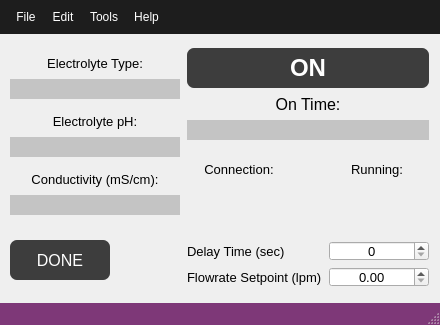
<?xml version="1.0" encoding="UTF-8"?>
<ui version="4.0">
 <class>Window_PumpControl</class>
 <widget class="QMainWindow" name="Window_PumpControl">
  <property name="geometry">
   <rect>
    <x>0</x>
    <y>0</y>
    <width>440</width>
    <height>325</height>
   </rect>
  </property>
  <property name="minimumSize">
   <size>
    <width>440</width>
    <height>325</height>
   </size>
  </property>
  <property name="windowTitle">
   <string>Window Pump Control</string>
  </property>
  <property name="styleSheet">
   <string notr="true">QMenuBar{
background-color:#1d1d1d;
padding:5px;
	font: 12pt &quot;MS Shell Dlg 2&quot;;
}

QMenuBar::item{
background-color:#1d1d1d;
color:#fff;
padding:5px;

}

QMenu{
color:#fff;
padding:0;
}

QMenu::item:selected{
color:#fff;
background-color:#00aba9;
}

QTableWidget{
background-color:#3d3d3d;
color:#fff;
  selection-background-color: #da532c;
border:solid;
border-width:3px;
border-color:#da532c;
}
QHeaderView::section{
background-color:qlineargradient(spread:pad, x1:0, y1:0, x2:1, y2:0, stop:0 rgba(20, 158, 217, 255), stop:1 rgba(36, 158, 217, 255));
border:none;
border-top-style:solid;
border-width:1px;
border-top-color:qlineargradient(spread:pad, x1:0, y1:0, x2:1, y2:0, stop:0 rgba(20, 158, 217, 255), stop:1 rgba(36, 158, 217, 255));
color:#fff;

}
QHeaderView{
background-color:qlineargradient(spread:pad, x1:0, y1:0, x2:1, y2:0, stop:0 rgba(20, 158, 217, 255), stop:1 rgba(36, 158, 217, 255));

border:none;
border-top-style:solid;
border-width:1px;
border-top-color:#149ED9;
color:#fff;
	font: 75 12pt &quot;Calibri&quot;;
}

QTableCornerButton::section{
border:none;
background-color:#149ED9;
}

QListWidget{
background-color:#3d3d3d;
color:#fff;
}

QMenu{
background-color:#3d3d3d;
}
QStatusBar{
background-color:#7e3878;
color:#fff;
}

QPushButton{
border-style:solid;
background-color:#3d3d3d;
color:#fff;
border-radius:7px;
}

QPushButton:disabled {
background-color: rgb(204, 0, 0);
}

QPushButton:hover{
color:#ccc;
	background-color: qlineargradient(spread:pad, x1:0.517, y1:0, x2:0.517, y2:1, stop:0 rgba(45, 45, 45, 255), stop:0.505682 rgba(45, 45, 45, 255), stop:1 rgba(29, 29, 29, 255));
	border-color:#2d89ef;
border-width:2px;
}

QPushButton:pressed{
background-color: qlineargradient(spread:pad, x1:0.517, y1:0, x2:0.517, y2:1, stop:0 rgba(29, 29, 29, 255), stop:0.505682 rgba(45, 45, 45, 255), stop:1 rgba(29, 29, 29, 255));
}


QTabWidget::tab{
background-color:#3d3d3d;
}

QLineEdit{
border-radius:1px solid red;
background-color:#c4c4c4;
}

QProgressBar{
border-radius:0;
text-align:center;
color:#fff;
background-color:transparent;
border: 2px solid #e3a21a;
border-radius:7px;
	font: 75 12pt &quot;Open Sans&quot;;

}

QProgressBar::chunk{
background-color:#2d89ef;
width:20px;
}</string>
  </property>
  <widget class="QWidget" name="centralwidget">
   <layout class="QGridLayout" name="gridLayout_7">
    <item row="0" column="0">
     <layout class="QGridLayout" name="gridLayout_5">
      <item row="0" column="0">
       <layout class="QGridLayout" name="gridLayout_4">
        <item row="0" column="0">
         <widget class="QLabel" name="label_Electrolyte">
          <property name="sizePolicy">
           <sizepolicy hsizetype="Fixed" vsizetype="Fixed">
            <horstretch>0</horstretch>
            <verstretch>0</verstretch>
           </sizepolicy>
          </property>
          <property name="minimumSize">
           <size>
            <width>170</width>
            <height>20</height>
           </size>
          </property>
          <property name="maximumSize">
           <size>
            <width>170</width>
            <height>20</height>
           </size>
          </property>
          <property name="font">
           <font>
            <pointsize>10</pointsize>
           </font>
          </property>
          <property name="text">
           <string>Electrolyte Type:</string>
          </property>
          <property name="alignment">
           <set>Qt::AlignCenter</set>
          </property>
         </widget>
        </item>
        <item row="1" column="0">
         <widget class="QLineEdit" name="lineEdit_Electrolyte">
          <property name="minimumSize">
           <size>
            <width>170</width>
            <height>20</height>
           </size>
          </property>
          <property name="maximumSize">
           <size>
            <width>170</width>
            <height>20</height>
           </size>
          </property>
          <property name="font">
           <font>
            <pointsize>10</pointsize>
           </font>
          </property>
          <property name="alignment">
           <set>Qt::AlignCenter</set>
          </property>
          <property name="readOnly">
           <bool>true</bool>
          </property>
         </widget>
        </item>
       </layout>
      </item>
      <item row="1" column="0">
       <layout class="QGridLayout" name="gridLayout_3">
        <item row="0" column="0">
         <widget class="QLabel" name="label_pH">
          <property name="sizePolicy">
           <sizepolicy hsizetype="Fixed" vsizetype="Fixed">
            <horstretch>0</horstretch>
            <verstretch>0</verstretch>
           </sizepolicy>
          </property>
          <property name="minimumSize">
           <size>
            <width>170</width>
            <height>20</height>
           </size>
          </property>
          <property name="maximumSize">
           <size>
            <width>170</width>
            <height>20</height>
           </size>
          </property>
          <property name="font">
           <font>
            <pointsize>10</pointsize>
           </font>
          </property>
          <property name="text">
           <string>Electrolyte pH:</string>
          </property>
          <property name="alignment">
           <set>Qt::AlignCenter</set>
          </property>
         </widget>
        </item>
        <item row="1" column="0">
         <widget class="QLineEdit" name="lineEdit_pH">
          <property name="minimumSize">
           <size>
            <width>170</width>
            <height>20</height>
           </size>
          </property>
          <property name="maximumSize">
           <size>
            <width>170</width>
            <height>20</height>
           </size>
          </property>
          <property name="font">
           <font>
            <pointsize>10</pointsize>
           </font>
          </property>
          <property name="alignment">
           <set>Qt::AlignCenter</set>
          </property>
          <property name="readOnly">
           <bool>true</bool>
          </property>
         </widget>
        </item>
       </layout>
      </item>
      <item row="2" column="0">
       <layout class="QGridLayout" name="gridLayout_2">
        <item row="0" column="0">
         <widget class="QLabel" name="label_Conductivity">
          <property name="sizePolicy">
           <sizepolicy hsizetype="Fixed" vsizetype="Fixed">
            <horstretch>0</horstretch>
            <verstretch>0</verstretch>
           </sizepolicy>
          </property>
          <property name="minimumSize">
           <size>
            <width>170</width>
            <height>20</height>
           </size>
          </property>
          <property name="maximumSize">
           <size>
            <width>170</width>
            <height>20</height>
           </size>
          </property>
          <property name="font">
           <font>
            <pointsize>10</pointsize>
           </font>
          </property>
          <property name="text">
           <string>Conductivity (mS/cm):</string>
          </property>
          <property name="alignment">
           <set>Qt::AlignCenter</set>
          </property>
         </widget>
        </item>
        <item row="1" column="0">
         <widget class="QLineEdit" name="lineEdit_Conuctivity">
          <property name="minimumSize">
           <size>
            <width>170</width>
            <height>20</height>
           </size>
          </property>
          <property name="maximumSize">
           <size>
            <width>170</width>
            <height>20</height>
           </size>
          </property>
          <property name="font">
           <font>
            <pointsize>10</pointsize>
           </font>
          </property>
          <property name="styleSheet">
           <string notr="true">QLineEdit{
border-radius:1px solid red;
}</string>
          </property>
          <property name="alignment">
           <set>Qt::AlignCenter</set>
          </property>
          <property name="readOnly">
           <bool>true</bool>
          </property>
         </widget>
        </item>
       </layout>
      </item>
     </layout>
    </item>
    <item row="0" column="1" rowspan="2">
     <layout class="QGridLayout" name="gridLayout_6">
      <item row="2" column="0">
       <layout class="QHBoxLayout" name="horizontalLayout">
        <item>
         <layout class="QVBoxLayout" name="verticalLayout_2">
          <item>
           <widget class="QLabel" name="label_Connection">
            <property name="sizePolicy">
             <sizepolicy hsizetype="Fixed" vsizetype="Fixed">
              <horstretch>0</horstretch>
              <verstretch>0</verstretch>
             </sizepolicy>
            </property>
            <property name="minimumSize">
             <size>
              <width>80</width>
              <height>18</height>
             </size>
            </property>
            <property name="maximumSize">
             <size>
              <width>80</width>
              <height>18</height>
             </size>
            </property>
            <property name="font">
             <font>
              <pointsize>10</pointsize>
             </font>
            </property>
            <property name="text">
             <string>Connection:</string>
            </property>
            <property name="alignment">
             <set>Qt::AlignCenter</set>
            </property>
           </widget>
          </item>
          <item>
           <widget class="LED" name="widget_PumpConnected" native="true">
            <property name="sizePolicy">
             <sizepolicy hsizetype="Fixed" vsizetype="Fixed">
              <horstretch>0</horstretch>
              <verstretch>0</verstretch>
             </sizepolicy>
            </property>
            <property name="minimumSize">
             <size>
              <width>80</width>
              <height>50</height>
             </size>
            </property>
            <property name="maximumSize">
             <size>
              <width>80</width>
              <height>50</height>
             </size>
            </property>
           </widget>
          </item>
         </layout>
        </item>
        <item>
         <spacer name="horizontalSpacer_2">
          <property name="orientation">
           <enum>Qt::Horizontal</enum>
          </property>
          <property name="sizeType">
           <enum>QSizePolicy::Minimum</enum>
          </property>
          <property name="sizeHint" stdset="0">
           <size>
            <width>40</width>
            <height>50</height>
           </size>
          </property>
         </spacer>
        </item>
        <item>
         <layout class="QVBoxLayout" name="verticalLayout_3">
          <item>
           <widget class="QLabel" name="label_Running">
            <property name="sizePolicy">
             <sizepolicy hsizetype="Fixed" vsizetype="Fixed">
              <horstretch>0</horstretch>
              <verstretch>0</verstretch>
             </sizepolicy>
            </property>
            <property name="minimumSize">
             <size>
              <width>80</width>
              <height>18</height>
             </size>
            </property>
            <property name="maximumSize">
             <size>
              <width>80</width>
              <height>18</height>
             </size>
            </property>
            <property name="font">
             <font>
              <pointsize>10</pointsize>
             </font>
            </property>
            <property name="text">
             <string>Running:</string>
            </property>
            <property name="alignment">
             <set>Qt::AlignCenter</set>
            </property>
           </widget>
          </item>
          <item>
           <widget class="LED" name="widget_PumpRunning" native="true">
            <property name="sizePolicy">
             <sizepolicy hsizetype="Fixed" vsizetype="Fixed">
              <horstretch>0</horstretch>
              <verstretch>0</verstretch>
             </sizepolicy>
            </property>
            <property name="minimumSize">
             <size>
              <width>80</width>
              <height>50</height>
             </size>
            </property>
            <property name="maximumSize">
             <size>
              <width>80</width>
              <height>50</height>
             </size>
            </property>
           </widget>
          </item>
         </layout>
        </item>
       </layout>
      </item>
      <item row="1" column="0">
       <spacer name="verticalSpacer">
        <property name="orientation">
         <enum>Qt::Vertical</enum>
        </property>
        <property name="sizeType">
         <enum>QSizePolicy::Fixed</enum>
        </property>
        <property name="sizeHint" stdset="0">
         <size>
          <width>20</width>
          <height>13</height>
         </size>
        </property>
       </spacer>
      </item>
      <item row="3" column="0">
       <layout class="QGridLayout" name="gridLayout">
        <item row="0" column="1">
         <widget class="QDoubleSpinBox" name="doubleSpinBox_delayTime">
          <property name="sizePolicy">
           <sizepolicy hsizetype="Fixed" vsizetype="Fixed">
            <horstretch>0</horstretch>
            <verstretch>0</verstretch>
           </sizepolicy>
          </property>
          <property name="minimumSize">
           <size>
            <width>100</width>
            <height>20</height>
           </size>
          </property>
          <property name="maximumSize">
           <size>
            <width>100</width>
            <height>20</height>
           </size>
          </property>
          <property name="font">
           <font>
            <pointsize>10</pointsize>
           </font>
          </property>
          <property name="alignment">
           <set>Qt::AlignCenter</set>
          </property>
          <property name="decimals">
           <number>0</number>
          </property>
          <property name="value">
           <double>0.000000000000000</double>
          </property>
         </widget>
        </item>
        <item row="1" column="0">
         <widget class="QLabel" name="label_Flowrate">
          <property name="sizePolicy">
           <sizepolicy hsizetype="Fixed" vsizetype="Fixed">
            <horstretch>0</horstretch>
            <verstretch>0</verstretch>
           </sizepolicy>
          </property>
          <property name="minimumSize">
           <size>
            <width>136</width>
            <height>20</height>
           </size>
          </property>
          <property name="maximumSize">
           <size>
            <width>16777215</width>
            <height>20</height>
           </size>
          </property>
          <property name="font">
           <font>
            <pointsize>10</pointsize>
           </font>
          </property>
          <property name="text">
           <string>Flowrate Setpoint (lpm)</string>
          </property>
         </widget>
        </item>
        <item row="1" column="1">
         <widget class="QDoubleSpinBox" name="doubleSpinBox_flowRate">
          <property name="sizePolicy">
           <sizepolicy hsizetype="Fixed" vsizetype="Fixed">
            <horstretch>0</horstretch>
            <verstretch>0</verstretch>
           </sizepolicy>
          </property>
          <property name="minimumSize">
           <size>
            <width>100</width>
            <height>20</height>
           </size>
          </property>
          <property name="maximumSize">
           <size>
            <width>100</width>
            <height>20</height>
           </size>
          </property>
          <property name="font">
           <font>
            <pointsize>10</pointsize>
           </font>
          </property>
          <property name="alignment">
           <set>Qt::AlignCenter</set>
          </property>
          <property name="decimals">
           <number>2</number>
          </property>
         </widget>
        </item>
        <item row="0" column="0">
         <widget class="QLabel" name="label_delayTim">
          <property name="sizePolicy">
           <sizepolicy hsizetype="Fixed" vsizetype="Fixed">
            <horstretch>0</horstretch>
            <verstretch>0</verstretch>
           </sizepolicy>
          </property>
          <property name="minimumSize">
           <size>
            <width>136</width>
            <height>20</height>
           </size>
          </property>
          <property name="maximumSize">
           <size>
            <width>16777215</width>
            <height>20</height>
           </size>
          </property>
          <property name="font">
           <font>
            <pointsize>10</pointsize>
           </font>
          </property>
          <property name="text">
           <string>Delay Time (sec)</string>
          </property>
         </widget>
        </item>
       </layout>
      </item>
      <item row="0" column="0">
       <layout class="QVBoxLayout" name="verticalLayout">
        <item>
         <widget class="QPushButton" name="pushButton_PumpRunning">
          <property name="sizePolicy">
           <sizepolicy hsizetype="Fixed" vsizetype="Fixed">
            <horstretch>0</horstretch>
            <verstretch>0</verstretch>
           </sizepolicy>
          </property>
          <property name="minimumSize">
           <size>
            <width>242</width>
            <height>40</height>
           </size>
          </property>
          <property name="maximumSize">
           <size>
            <width>16777215</width>
            <height>40</height>
           </size>
          </property>
          <property name="font">
           <font>
            <pointsize>18</pointsize>
            <weight>75</weight>
            <italic>false</italic>
            <bold>true</bold>
            <underline>false</underline>
           </font>
          </property>
          <property name="styleSheet">
           <string notr="true">QMainWindow{
background-color:#1d1d1d;
}

QMenuBar{
background-color:#1d1d1d;
padding:5px;
	font: 12pt &quot;MS Shell Dlg 2&quot;;
}

QMenuBar::item{
background-color:#1d1d1d;
color:#fff;
padding:5px;

}

QMenu{
color:#fff;
padding:0;
}

QMenu::item:selected{
color:#fff;
background-color:#00aba9;
}

QTableWidget{
background-color:#3d3d3d;
color:#fff;
  selection-background-color: #da532c;
border:solid;
border-width:3px;
border-color:#da532c;
}
QHeaderView::section{
background-color:qlineargradient(spread:pad, x1:0, y1:0, x2:1, y2:0, stop:0 rgba(20, 158, 217, 255), stop:1 rgba(36, 158, 217, 255));
border:none;
border-top-style:solid;
border-width:1px;
border-top-color:qlineargradient(spread:pad, x1:0, y1:0, x2:1, y2:0, stop:0 rgba(20, 158, 217, 255), stop:1 rgba(36, 158, 217, 255));
color:#fff;

}
QHeaderView{
background-color:qlineargradient(spread:pad, x1:0, y1:0, x2:1, y2:0, stop:0 rgba(20, 158, 217, 255), stop:1 rgba(36, 158, 217, 255));

border:none;
border-top-style:solid;
border-width:1px;
border-top-color:#149ED9;
color:#fff;
	font: 75 12pt &quot;Calibri&quot;;
}

QTableCornerButton::section{
border:none;
background-color:#149ED9;
}

QListWidget{
background-color:#3d3d3d;
color:#fff;
}

QMenu{
background-color:#3d3d3d;
}
QStatusBar{
background-color:#7e3878;
color:#fff;
}

QPushButton{
border-style:solid;
background-color:#3d3d3d;
color:#fff;
border-radius:7px;
}

QPushButton:disabled {
background-color: rgb(204, 0, 0);
}

QPushButton:hover{
color:#ccc;
	background-color: qlineargradient(spread:pad, x1:0.517, y1:0, x2:0.517, y2:1, stop:0 rgba(45, 45, 45, 255), stop:0.505682 rgba(45, 45, 45, 255), stop:1 rgba(29, 29, 29, 255));
	border-color:#2d89ef;
border-width:2px;
}

QPushButton:pressed{
background-color: qlineargradient(spread:pad, x1:0.517, y1:0, x2:0.517, y2:1, stop:0 rgba(29, 29, 29, 255), stop:0.505682 rgba(45, 45, 45, 255), stop:1 rgba(29, 29, 29, 255));
}


QTabWidget::tab{
background-color:#3d3d3d;
}

QLineEdit{
border-radius:0;
}

QProgressBar{
border-radius:0;
text-align:center;
color:#fff;
background-color:transparent;
border: 2px solid #e3a21a;
border-radius:7px;
	font: 75 12pt &quot;Open Sans&quot;;

}

QProgressBar::chunk{
background-color:#2d89ef;
width:20px;
}</string>
          </property>
          <property name="text">
           <string>ON</string>
          </property>
         </widget>
        </item>
        <item>
         <widget class="QLabel" name="label_OnTime">
          <property name="sizePolicy">
           <sizepolicy hsizetype="Fixed" vsizetype="Fixed">
            <horstretch>0</horstretch>
            <verstretch>0</verstretch>
           </sizepolicy>
          </property>
          <property name="minimumSize">
           <size>
            <width>242</width>
            <height>20</height>
           </size>
          </property>
          <property name="maximumSize">
           <size>
            <width>16777215</width>
            <height>20</height>
           </size>
          </property>
          <property name="font">
           <font>
            <pointsize>12</pointsize>
           </font>
          </property>
          <property name="text">
           <string>On Time:</string>
          </property>
          <property name="alignment">
           <set>Qt::AlignCenter</set>
          </property>
         </widget>
        </item>
        <item>
         <widget class="QLineEdit" name="lineEdit_OnTime">
          <property name="enabled">
           <bool>true</bool>
          </property>
          <property name="sizePolicy">
           <sizepolicy hsizetype="Fixed" vsizetype="Fixed">
            <horstretch>0</horstretch>
            <verstretch>0</verstretch>
           </sizepolicy>
          </property>
          <property name="minimumSize">
           <size>
            <width>242</width>
            <height>20</height>
           </size>
          </property>
          <property name="maximumSize">
           <size>
            <width>16777215</width>
            <height>20</height>
           </size>
          </property>
          <property name="font">
           <font>
            <pointsize>13</pointsize>
           </font>
          </property>
          <property name="alignment">
           <set>Qt::AlignCenter</set>
          </property>
          <property name="readOnly">
           <bool>true</bool>
          </property>
         </widget>
        </item>
       </layout>
      </item>
     </layout>
    </item>
    <item row="1" column="0">
     <widget class="QPushButton" name="pushButton">
      <property name="sizePolicy">
       <sizepolicy hsizetype="Fixed" vsizetype="Fixed">
        <horstretch>0</horstretch>
        <verstretch>0</verstretch>
       </sizepolicy>
      </property>
      <property name="minimumSize">
       <size>
        <width>100</width>
        <height>40</height>
       </size>
      </property>
      <property name="font">
       <font>
        <pointsize>12</pointsize>
       </font>
      </property>
      <property name="styleSheet">
       <string notr="true">QMainWindow{
background-color:#1d1d1d;
}

QMenuBar{
background-color:#1d1d1d;
padding:5px;
	font: 12pt &quot;MS Shell Dlg 2&quot;;
}

QMenuBar::item{
background-color:#1d1d1d;
color:#fff;
padding:5px;

}

QMenu{
color:#fff;
padding:0;
}

QMenu::item:selected{
color:#fff;
background-color:#00aba9;
}

QTableWidget{
background-color:#3d3d3d;
color:#fff;
  selection-background-color: #da532c;
border:solid;
border-width:3px;
border-color:#da532c;
}
QHeaderView::section{
background-color:qlineargradient(spread:pad, x1:0, y1:0, x2:1, y2:0, stop:0 rgba(20, 158, 217, 255), stop:1 rgba(36, 158, 217, 255));
border:none;
border-top-style:solid;
border-width:1px;
border-top-color:qlineargradient(spread:pad, x1:0, y1:0, x2:1, y2:0, stop:0 rgba(20, 158, 217, 255), stop:1 rgba(36, 158, 217, 255));
color:#fff;

}
QHeaderView{
background-color:qlineargradient(spread:pad, x1:0, y1:0, x2:1, y2:0, stop:0 rgba(20, 158, 217, 255), stop:1 rgba(36, 158, 217, 255));

border:none;
border-top-style:solid;
border-width:1px;
border-top-color:#149ED9;
color:#fff;
	font: 75 12pt &quot;Calibri&quot;;
}

QTableCornerButton::section{
border:none;
background-color:#149ED9;
}

QListWidget{
background-color:#3d3d3d;
color:#fff;
}

QMenu{
background-color:#3d3d3d;
}
QStatusBar{
background-color:#7e3878;
color:#fff;
}

QPushButton{
border-style:solid;
background-color:#3d3d3d;
color:#fff;
border-radius:7px;
}

QPushButton:disabled {
background-color: rgb(204, 0, 0);
}

QPushButton:hover{
color:#ccc;
	background-color: qlineargradient(spread:pad, x1:0.517, y1:0, x2:0.517, y2:1, stop:0 rgba(45, 45, 45, 255), stop:0.505682 rgba(45, 45, 45, 255), stop:1 rgba(29, 29, 29, 255));
	border-color:#2d89ef;
border-width:2px;
}

QPushButton:pressed{
background-color: qlineargradient(spread:pad, x1:0.517, y1:0, x2:0.517, y2:1, stop:0 rgba(29, 29, 29, 255), stop:0.505682 rgba(45, 45, 45, 255), stop:1 rgba(29, 29, 29, 255));
}


QTabWidget::tab{
background-color:#3d3d3d;
}

QLineEdit{
border-radius:0;
}

QProgressBar{
border-radius:0;
text-align:center;
color:#fff;
background-color:transparent;
border: 2px solid #e3a21a;
border-radius:7px;
	font: 75 12pt &quot;Open Sans&quot;;

}

QProgressBar::chunk{
background-color:#2d89ef;
width:20px;
}</string>
      </property>
      <property name="text">
       <string>DONE</string>
      </property>
     </widget>
    </item>
   </layout>
  </widget>
  <widget class="QMenuBar" name="menubar">
   <property name="geometry">
    <rect>
     <x>0</x>
     <y>0</y>
     <width>440</width>
     <height>40</height>
    </rect>
   </property>
   <widget class="QMenu" name="menuFile">
    <property name="title">
     <string>File</string>
    </property>
    <addaction name="actionOpen"/>
    <addaction name="separator"/>
    <addaction name="actionSave"/>
    <addaction name="actionSave_As"/>
    <addaction name="separator"/>
    <addaction name="actionClose"/>
   </widget>
   <widget class="QMenu" name="menuEdit">
    <property name="title">
     <string>Edit</string>
    </property>
   </widget>
   <widget class="QMenu" name="menuTools">
    <property name="title">
     <string>Tools</string>
    </property>
   </widget>
   <widget class="QMenu" name="menuHelp">
    <property name="title">
     <string>Help</string>
    </property>
   </widget>
   <addaction name="menuFile"/>
   <addaction name="menuEdit"/>
   <addaction name="menuTools"/>
   <addaction name="menuHelp"/>
  </widget>
  <widget class="QStatusBar" name="statusbar"/>
  <action name="actionOpen">
   <property name="text">
    <string>Open</string>
   </property>
  </action>
  <action name="actionSave">
   <property name="text">
    <string>Save</string>
   </property>
  </action>
  <action name="actionSave_As">
   <property name="text">
    <string>Save As</string>
   </property>
  </action>
  <action name="actionClose">
   <property name="text">
    <string>Close</string>
   </property>
  </action>
 </widget>
 <customwidgets>
  <customwidget>
   <class>LED</class>
   <extends>QWidget</extends>
   <header>LED.h</header>
   <container>1</container>
  </customwidget>
 </customwidgets>
 <resources/>
 <connections/>
</ui>
